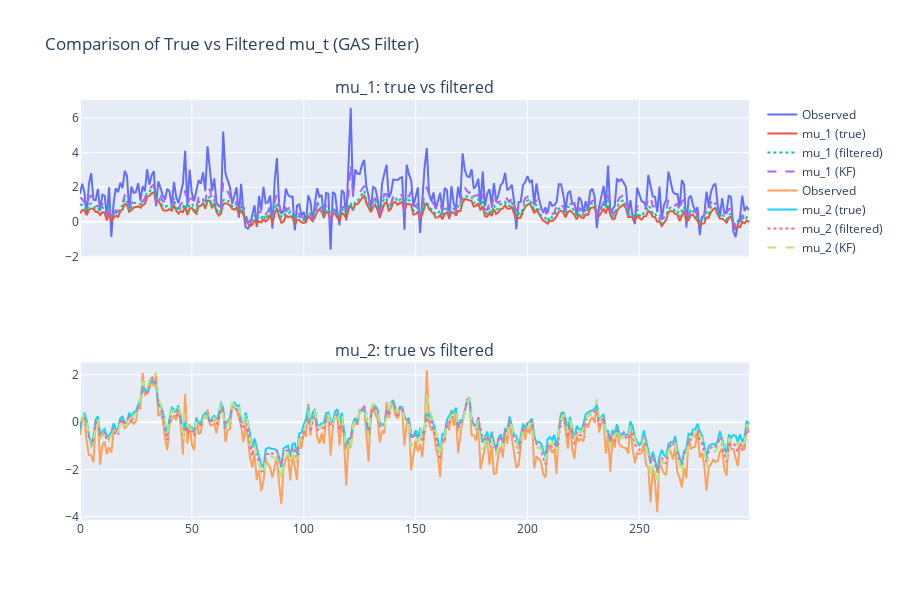

The notebook cell this image was saved under:
### Code cell
# Plot
fig = make_subplots(
    rows=N, cols=1,
    subplot_titles=[f"mu_{i+1}: true vs filtered" for i in range(N)],
    shared_xaxes=True
)

for i in range(N):
    fig.add_trace(
        go.Scatter(y=y_sim[:, i], mode="lines", name=f"Observed", line=dict(dash='solid')),
        row=i+1, col=1
    )
    fig.add_trace(
        go.Scatter(y=mu_sim[:, i], mode="lines", name=f"mu_{i+1} (true)", line=dict(dash='solid')),
        row=i+1, col=1
    )
    fig.add_trace(
        go.Scatter(y=mu_filtered[:, i], mode="lines", name=f"mu_{i+1} (filtered)", line=dict(dash='dot')),
        row=i+1, col=1
    )
    fig.add_trace(
        go.Scatter(y=mu_kf[:, i], mode="lines", name=f"mu_{i+1} (KF)", line=dict(dash='dash')),
        row=i+1, col=1
    )

fig.update_layout(
    height=300 * N,
    title="Comparison of True vs Filtered mu_t (GAS Filter)",
    showlegend=True
)

fig.show()

### Figure 1 — Plotly figure (JSON) as saved in the notebook; plotly's stock layout.template omitted (floating-point values rounded to 4 significant figures; data arrays with more than 128 entries replaced by an {"elided": "..."} marker saying what was removed)
{"data": [{"line": {"dash": "solid"}, "mode": "lines", "name": "Observed", "type": "scatter", "xaxis": "x", "y": {"elided": "300 float values"}, "yaxis": "y"}, {"line": {"dash": "solid"}, "mode": "lines", "name": "mu_1 (true)", "type": "scatter", "xaxis": "x", "y": {"elided": "300 float values"}, "yaxis": "y"}, {"line": {"dash": "dot"}, "mode": "lines", "name": "mu_1 (filtered)", "type": "scatter", "xaxis": "x", "y": {"elided": "300 float values"}, "yaxis": "y"}, {"line": {"dash": "dash"}, "mode": "lines", "name": "mu_1 (KF)", "type": "scatter", "xaxis": "x", "y": {"elided": "300 float values"}, "yaxis": "y"}, {"line": {"dash": "solid"}, "mode": "lines", "name": "Observed", "type": "scatter", "xaxis": "x2", "y": {"elided": "300 float values"}, "yaxis": "y2"}, {"line": {"dash": "solid"}, "mode": "lines", "name": "mu_2 (true)", "type": "scatter", "xaxis": "x2", "y": {"elided": "300 float values"}, "yaxis": "y2"}, {"line": {"dash": "dot"}, "mode": "lines", "name": "mu_2 (filtered)", "type": "scatter", "xaxis": "x2", "y": {"elided": "300 float values"}, "yaxis": "y2"}, {"line": {"dash": "dash"}, "mode": "lines", "name": "mu_2 (KF)", "type": "scatter", "xaxis": "x2", "y": {"elided": "300 float values"}, "yaxis": "y2"}], "layout": {"annotations": [{"font": {"size": 16}, "showarrow": false, "text": "mu_1: true vs filtered", "x": 0.5, "xanchor": "center", "xref": "paper", "y": 1, "yanchor": "bottom", "yref": "paper"}, {"font": {"size": 16}, "showarrow": false, "text": "mu_2: true vs filtered", "x": 0.5, "xanchor": "center", "xref": "paper", "y": 0.375, "yanchor": "bottom", "yref": "paper"}], "height": 600, "showlegend": true, "title": {"text": "Comparison of True vs Filtered mu_t (GAS Filter)"}, "xaxis": {"anchor": "y", "domain": [0, 1], "matches": "x2", "showticklabels": false}, "xaxis2": {"anchor": "y2", "domain": [0, 1]}, "yaxis": {"anchor": "x", "domain": [0.625, 1]}, "yaxis2": {"anchor": "x2", "domain": [0, 0.375]}}}
